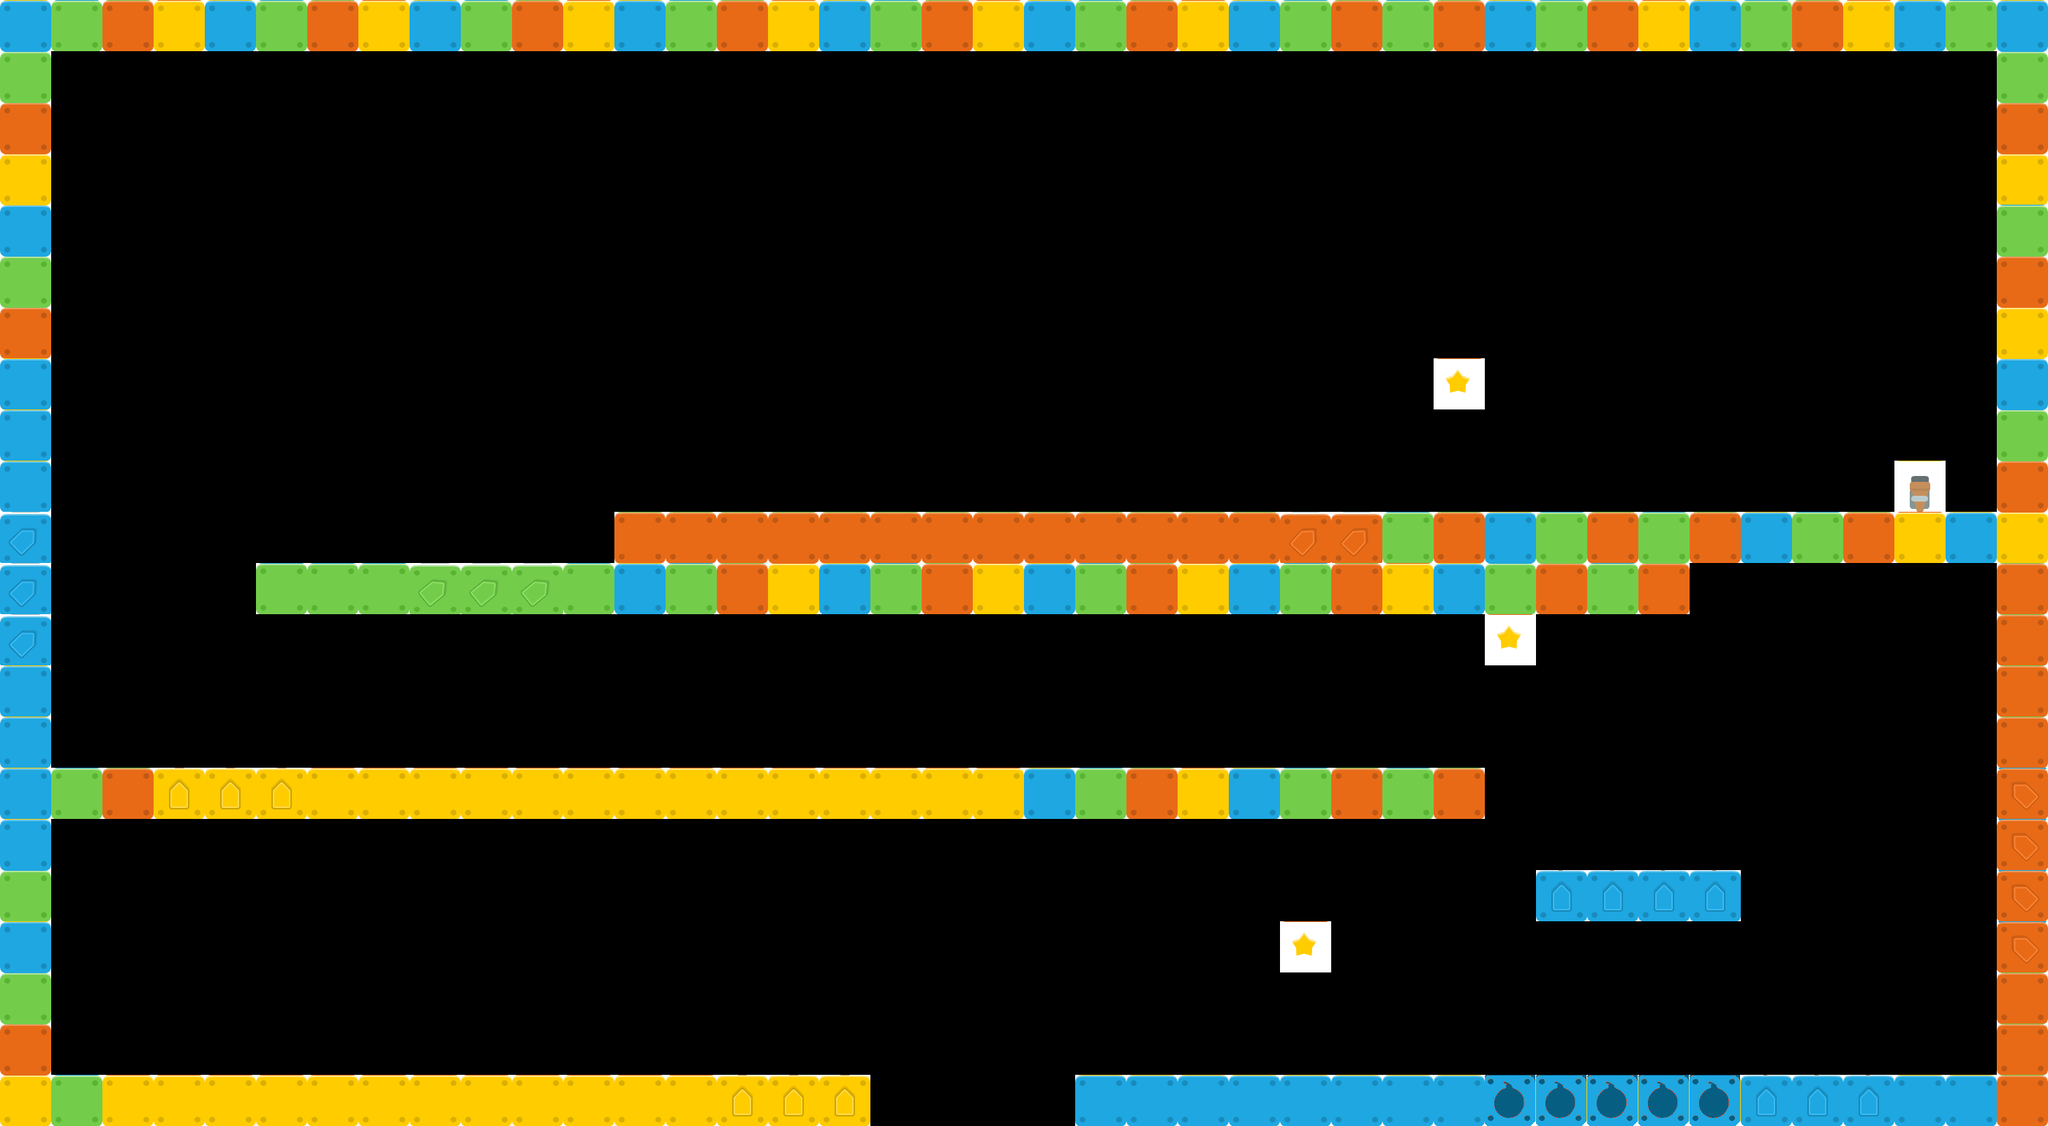

A 2D game scene composited from a Tiled map and its tileset images. What follows is a short description and the map's XML, with each tile layer's data collapsed to a summary:
An orthogonal 40x22 tile map with 70x70 px tiles, 1 tile layer (tilesLayer).

<map version="1.0" orientation="orthogonal" width="40" height="22" tilewidth="70" tileheight="70">
 <tileset firstgid="1" source="tilesheet.tsx" />
 <layer name="tilesLayer" width="40" height="22">
  <data>[880 cells, 207 non-empty, 13 distinct tile ids]</data>
 </layer>
</map>
